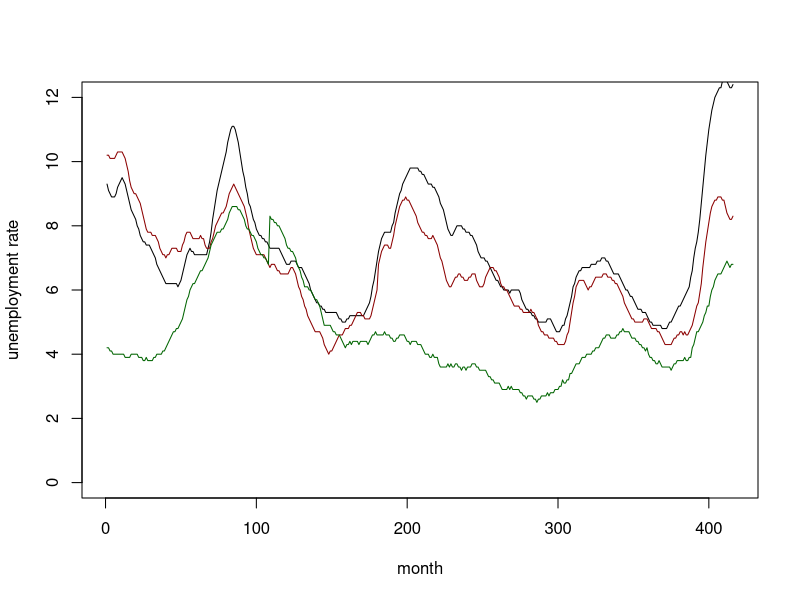
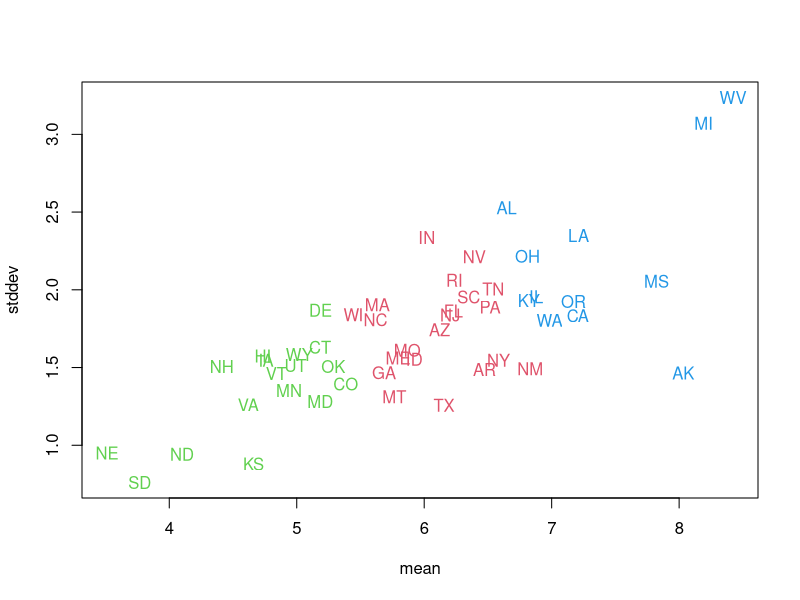

These figures' R source, in order:
raw <- read.csv("unempstates.csv")
raw[1:3,]

plot(raw[,5],type="l",ylim=c(0,12),xlab="month",ylab="unemployment rate")

points(raw[,32],type="l", cex = .5, col = "dark red")
points(raw[,15],type="l", cex = .5, col = "dark green")

rawt=matrix(nrow=50,ncol=416)
rawt=t(raw)
rawt[1:3,]

set.seed(1)
grpunemp2 <- kmeans(rawt, centers=2, nstart=10)
sort(grpunemp2$cluster)
grpunemp3 <- kmeans(rawt, centers=3, nstart=10)
sort(grpunemp3$cluster)
grpunemp4 <- kmeans(rawt, centers=4, nstart=10)
sort(grpunemp4$cluster)
grpunemp5 <- kmeans(rawt, centers=5, nstart=10)
sort(grpunemp5$cluster)

unemp <- read.csv("unemp.csv")
unemp[1:3,]
set.seed(1)
grpunemp <- kmeans(unemp[,c("mean","stddev")], centers=3, nstart=10)

o=order(grpunemp$cluster)
data.frame(unemp$state[o],grpunemp$cluster[o])
plot(unemp$mean,unemp$stddev,type="n",xlab="mean", ylab="stddev")
text(x=unemp$mean,y=unemp$stddev,labels=unemp$state, col=grpunemp$cluster+1)